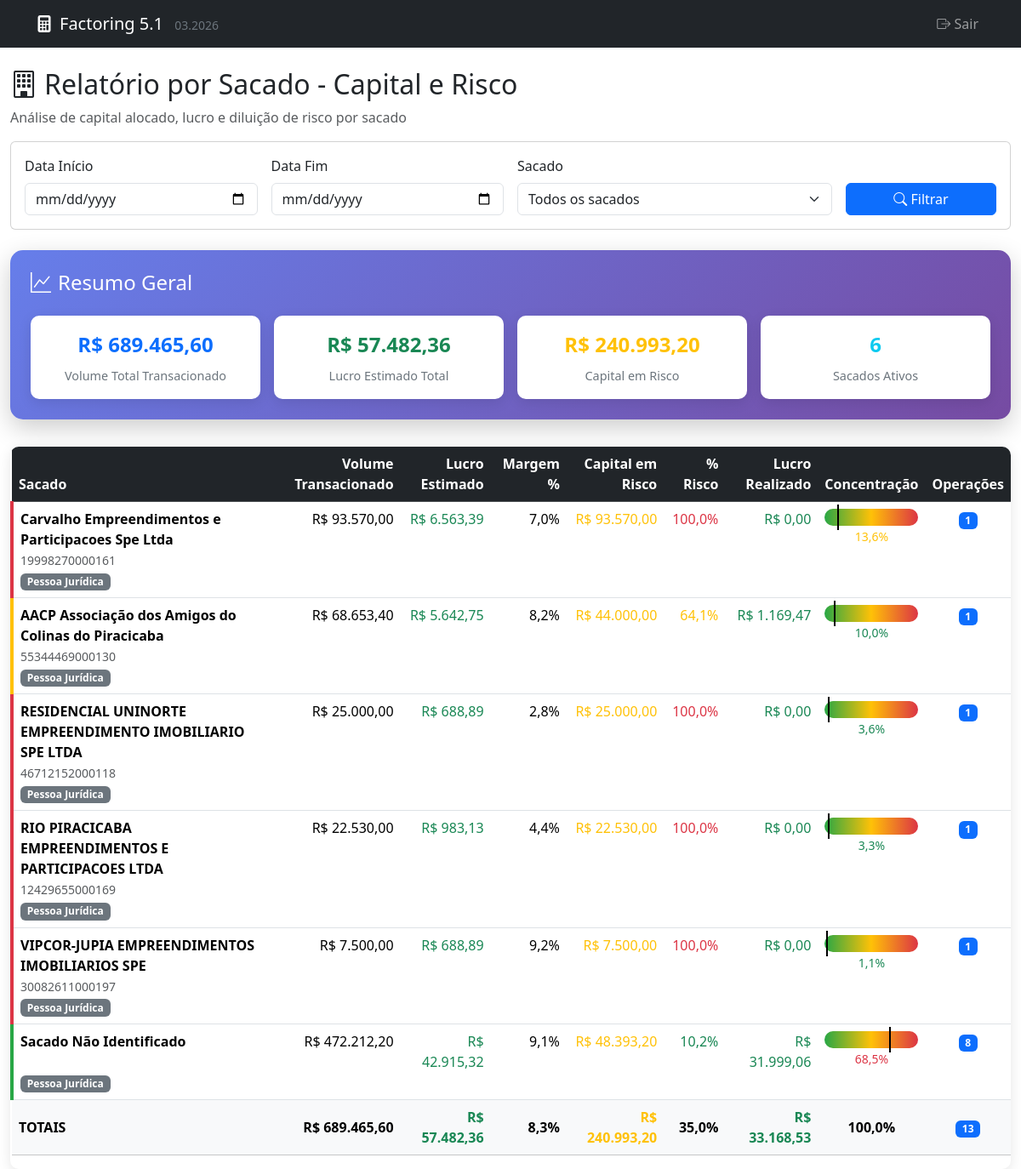
Screenshot of /relatorio_sacados.php (signed in) with the database file from the repository.
### tables this page shows
CREATE TABLE `sacados` (
  `id` int(11) NOT NULL AUTO_INCREMENT,
  `nome` varchar(255) NOT NULL,
  `email` varchar(255) DEFAULT NULL,
  `telefone` varchar(50) DEFAULT NULL,
  `tipo_pessoa` enum('FISICA','JURIDICA') NOT NULL DEFAULT 'JURIDICA',
  `documento_principal` varchar(18) DEFAULT NULL,
  `documento_secundario` varchar(14) DEFAULT NULL,
  `cpf` varchar(14) DEFAULT NULL,
  `cnpj` varchar(18) DEFAULT NULL,
  `documento_socio` varchar(14) DEFAULT NULL,
  `empresa` varchar(255) DEFAULT NULL,
  `endereco` text DEFAULT NULL,
  `cep` varchar(10) DEFAULT NULL,
  `logradouro` varchar(255) DEFAULT NULL,
  `numero` varchar(20) DEFAULT NULL,
  `complemento` varchar(100) DEFAULT NULL,
  `bairro` varchar(100) DEFAULT NULL,
  `cidade` varchar(100) DEFAULT NULL,
  `estado` varchar(2) DEFAULT NULL,
  `data_cadastro` timestamp NOT NULL DEFAULT current_timestamp(),
  PRIMARY KEY (`id`),
  UNIQUE KEY `unique_documento_principal` (`documento_principal`),
  UNIQUE KEY `unique_cpf` (`cpf`),
  UNIQUE KEY `unique_cnpj` (`cnpj`),
  KEY `idx_nome` (`nome`),
  KEY `idx_empresa` (`empresa`)
);

### relatorio_sacados.php (the view, shortened to what this page needs)
<?php
require_once 'db_connection.php';
if (!function_exists('formatHtmlCurrency')) {
    function formatHtmlCurrency($value) { return 'R$ ' . number_format($value ?? 0, 2, ',', '.'); }
}
if (!function_exists('formatHtmlPercentage')) {
    function formatHtmlPercentage($value, $decimals = 2) { return number_format($value ?? 0, $decimals, ',', '.') . '%'; }
}
$data_inicio = $_GET['data_inicio'] ?? '';
$data_fim = $_GET['data_fim'] ?? '';
$sacado_id = $_GET['sacado_id'] ?? '';
$params = [];
$whereClauses = [];
$whereClausesNaoIdentificados = [];
$whereClausesOperacoes = [];
$whereSQL = !empty($whereClauses) ? "WHERE " . implode(" AND ", $whereClauses) : "";
$whereSQL_nao_identificados = !empty($whereClausesNaoIdentificados) ? "AND " . implode(" AND ", $whereClausesNaoIdentificados) : "";
$whereSQL_operacoes = !empty($whereClausesOperacoes) ? "AND " . implode(" AND ", $whereClausesOperacoes) : "";
try {
    $stmt = $pdo->prepare($sql);
    $stmt->execute($params);
    $sacados_data = $stmt->fetchAll(PDO::FETCH_ASSOC);
    $nao_identificados_data = [];
    if (!$sacado_id) {
        $stmt_nao_identificados = $pdo->prepare($sql_nao_identificados);
        $stmt_nao_identificados->execute($params);
        $nao_identificados_data = $stmt_nao_identificados->fetchAll(PDO::FETCH_ASSOC);
    }
    $sacados_data = array_merge($sacados_data, $nao_identificados_data);
    $totais = [
        'capital_investido' => 0,
        'lucro_estimado' => 0,
        'capital_em_risco' => 0,
        'capital_com_problema' => 0,
        'capital_recebido' => 0,
        'lucro_realizado' => 0,
        'total_compensacoes' => 0,
        'num_operacoes' => 0
    ];
    foreach ($sacados_data as $sacado) {
        $totais['capital_investido'] += $sacado['capital_investido'];
        $totais['lucro_estimado'] += $sacado['lucro_estimado'];
        $totais['capital_em_risco'] += $sacado['capital_em_risco'];
        $totais['capital_com_problema'] += $sacado['capital_com_problema'];
        $totais['capital_recebido'] += $sacado['capital_recebido'];
        $totais['lucro_realizado'] += $sacado['lucro_realizado'];
        $totais['total_compensacoes'] += $sacado['total_compensacoes'];
        $totais['num_operacoes'] += $sacado['num_operacoes'];
    }
} catch (PDOException $e) {
    $error_message = "Erro ao buscar dados: " . $e->getMessage();
    $sacados_data = [];
    $totais = [];
    $lista_sacados = [];
}
?>
<!DOCTYPE html>
<html lang="pt-BR">
<head>
    <link href="https://cdn.jsdelivr.net/npm/bootstrap@5.3.3/dist/css/bootstrap.min.css" rel="stylesheet">
    <link rel="stylesheet" href="https://cdn.jsdelivr.net/npm/bootstrap-icons@1.11.3/font/bootstrap-icons.min.css">
</head>
<body>
    <?php include 'menu.php'; ?>
    <div class="container-fluid mt-4">
        <div class="row">
            <div class="col-12">
                <h2><i class="bi bi-building me-2"></i>Relatório por Sacado - Capital e Risco</h2>
                <p class="text-muted">Análise de capital alocado, lucro e diluição de risco por sacado</p>
            </div>
        </div>
        <div class="card mb-4">
            <div class="card-body">
                <form method="GET" class="row g-3">
                    <div class="col-md-3">
                        <label class="form-label">Data Início</label>
                        <input type="date" class="form-control" name="data_inicio" value="<?php echo htmlspecialchars($data_inicio); ?>">
                    </div>
                    <div class="col-md-3">
                        <label class="form-label">Data Fim</label>
                        <input type="date" class="form-control" name="data_fim" value="<?php echo htmlspecialchars($data_fim); ?>">
                    </div>
                    <div class="col-md-4">
                        <label class="form-label">Sacado</label>
                        <select class="form-select" name="sacado_id">
                            <option value="">Todos os sacados</option>
                        </select>
                    </div>
                    <div class="col-md-2">
                        <label class="form-label">&nbsp;</label>
                        <button type="submit" class="btn btn-primary d-block w-100">
                            <i class="bi bi-search"></i> Filtrar
                        </button>
                    </div>
                </form>
            </div>
        </div>
        <?php if (isset($error_message)): ?>
            <div class="alert alert-danger"><?php echo $error_message; ?></div>
        <?php else: ?>
            <?php if (!empty($totais)): ?>
            <div class="summary-card">
                <h4 class="mb-4"><i class="bi bi-graph-up me-2"></i>Resumo Geral</h4>
                <div class="row g-3">
                    <div class="col-md-3">
                        <div class="metric-card tooltip-kpi">
                            <div class="metric-value text-primary"><?php echo formatHtmlCurrency($totais['capital_investido']); ?></div>
                            <div class="metric-label">Volume Total Transacionado</div>
                        </div>
                    </div>
                    <div class="col-md-3">
                        <div class="metric-card tooltip-kpi">
                            <div class="metric-value text-success"><?php echo formatHtmlCurrency($totais['lucro_estimado']); ?></div>
                            <div class="metric-label">Lucro Estimado Total</div>
                        </div>
                    </div>
                    <div class="col-md-3">
                        <div class="metric-card tooltip-kpi">
                            <div class="metric-value text-warning"><?php echo formatHtmlCurrency($totais['capital_em_risco']); ?></div>
                            <div class="metric-label">Capital em Risco</div>
                        </div>
                    </div>
                    <div class="col-md-3">
                        <div class="metric-card tooltip-kpi">
                            <div class="metric-value text-info"><?php echo count($sacados_data); ?></div>
                            <div class="metric-label">Sacados Ativos</div>
                        </div>
                    </div>
                </div>
            </div>
            <?php endif; ?>
            <?php if (!empty($sacados_data)): ?>
            <div class="table-responsive">
                <table class="table table-hover">
                    <thead class="table-dark">
                        <tr>
                            <th>Sacado</th>
                            <th class="text-end">
                                <span class="tooltip-kpi">
                                    Volume Transacionado
                                </span>
                            </th>
                            <th class="text-end">
                                <span class="tooltip-kpi">
                                    Lucro Estimado
                                </span>
                            </th>
                            <th class="text-end">
                                <span class="tooltip-kpi">
                                    Margem %
                                </span>
                            </th>
                            <th class="text-end">
                                <span class="tooltip-kpi">
                                    Capital em Risco
                                </span>
                            </th>
                            <th class="text-end">
                                <span class="tooltip-kpi">
                                    % Risco
                                </span>
                            </th>
                            <th class="text-end">
                                <span class="tooltip-kpi">
                                    Lucro Realizado
                                </span>
                            </th>
                            <th class="text-center">
                                <span class="tooltip-kpi">
                                    Concentração
                                </span>
                            </th>
                            <th class="text-center">Operações</th>
                        </tr>
                    </thead>
                    <tbody>
                        <?php foreach ($sacados_data as $sacado):
                            $margem = $sacado['capital_investido'] > 0 ? ($sacado['lucro_estimado'] / $sacado['capital_investido']) * 100 : 0;
                            $risco_pct = $sacado['capital_investido'] > 0 ? ($sacado['capital_em_risco'] / $sacado['capital_investido']) * 100 : 0;
                            $concentracao = $totais['capital_investido'] > 0 ? ($sacado['capital_investido'] / $totais['capital_investido']) * 100 : 0;
                            $risk_class = 'risk-low';
                            if ($risco_pct > 70) $risk_class = 'risk-high';
                            elseif ($risco_pct > 40) $risk_class = 'risk-medium';
                        ?>
                            <tr class="<?php echo $risk_class; ?>">
                                <td>
                                    <strong><?php echo htmlspecialchars($sacado['sacado_nome'] ?? ''); ?></strong>
                                    <br><small class="text-muted"><?php echo htmlspecialchars($sacado['sacado_documento'] ?? ''); ?></small>
                                    <br><span class="badge <?php echo $sacado['sacado_tipo'] == 'PF' ? 'bg-info' : 'bg-secondary'; ?>">
                                        <?php echo $sacado['sacado_tipo'] == 'PF' ? 'Pessoa Física' : 'Pessoa Jurídica'; ?>
                                    </span>
                                </td>
                                <td class="text-end"><?php echo formatHtmlCurrency($sacado['capital_investido']); ?></td>
                                <td class="text-end text-success"><?php echo formatHtmlCurrency($sacado['lucro_estimado']); ?></td>
                                <td class="text-end"><?php echo formatHtmlPercentage($margem, 1); ?></td>
                                <td class="text-end text-warning"><?php echo formatHtmlCurrency($sacado['capital_em_risco']); ?></td>
                                <td class="text-end">
                                    <span class="<?php
                                        if ($risco_pct <= 40) echo 'text-success';
                                        elseif ($risco_pct <= 70) echo 'text-warning';
                                        else echo 'text-danger';
                                    ?>">
                                        <?php echo formatHtmlPercentage($risco_pct, 1); ?>
                                    </span>
                                </td>
                                <td class="text-end text-success"><?php echo formatHtmlCurrency($sacado['lucro_realizado']); ?></td>
                                <td class="text-center">
                                    <div class="concentration-bar">
                                        <div class="concentration-marker" style="left: <?php echo min(100, $concentracao); ?>%;"></div>
                                    </div>
                                    <small class="<?php
                                        if ($concentracao <= 10) echo 'text-success';
                                        elseif ($concentracao <= 25) echo 'text-warning';
                                        else echo 'text-danger';
                                    ?>">
                                        <?php echo formatHtmlPercentage($concentracao, 1); ?>
                                    </small>
                                </td>
                                <td class="text-center">
                                    <span class="badge bg-primary"><?php echo $sacado['num_operacoes']; ?></span>
                                </td>
                            </tr>
                        <?php endforeach; ?>
                    </tbody>
                    <tfoot class="table-light">
                        <tr>
                            <th>TOTAIS</th>
                            <th class="text-end"><?php echo formatHtmlCurrency($totais['capital_investido']); ?></th>
                            <th class="text-end text-success"><?php echo formatHtmlCurrency($totais['lucro_estimado']); ?></th>
                            <th class="text-end">
                                <?php echo formatHtmlPercentage($totais['capital_investido'] > 0 ? ($totais['lucro_estimado'] / $totais['capital_investido']) * 100 : 0, 1); ?>
                            </th>
                            <th class="text-end text-warning"><?php echo formatHtmlCurrency($totais['capital_em_risco']); ?></th>
                            <th class="text-end">
                                <?php echo formatHtmlPercentage($totais['capital_investido'] > 0 ? ($totais['capital_em_risco'] / $totais['capital_investido']) * 100 : 0, 1); ?>
                            </th>
                            <th class="text-end text-success"><?php echo formatHtmlCurrency($totais['lucro_realizado']); ?></th>
                            <th class="text-center">100,0%</th>
                            <th class="text-center">
                                <span class="badge bg-primary"><?php echo $totais['num_operacoes']; ?></span>
                            </th>
                        </tr>
                    </tfoot>
                </table>
            </div>
            <?php else: ?>
                <div class="alert alert-info">
                    <i class="bi bi-info-circle me-2"></i>Nenhum dado encontrado para os filtros selecionados.
                </div>
            <?php endif; ?>
        <?php endif; ?>
    </div>
</body>
</html>

### relatorio_sacados.php (style rules this page uses)
.summary-card { background: linear-gradient(135deg, #667eea 0%, #764ba2 100%); color: white; border-radius: 15px; padding: 1.5rem; margin-bottom: 2rem; box-shadow: 0 10px 30px rgba(0,0,0,0.2); }
.metric-card { background: white; border-radius: 10px; padding: 1rem; text-align: center; box-shadow: 0 4px 15px rgba(0,0,0,0.1); transition: transform 0.3s ease; }
.metric-value { font-size: 1.5rem; font-weight: bold; margin-bottom: 0.5rem; }
.metric-label { font-size: 0.9rem; color: #6c757d; }
.risk-low { border-left: 4px solid #28a745; }
.risk-medium { border-left: 4px solid #ffc107; }
.risk-high { border-left: 4px solid #dc3545; }
.concentration-bar { height: 20px; background: linear-gradient(90deg, #28a745 0%, #ffc107 50%, #dc3545 100%); border-radius: 10px; position: relative; }
.concentration-marker { position: absolute; top: -5px; width: 2px; height: 30px; background: #000; }
.table-responsive { border-radius: 10px; overflow: hidden; box-shadow: 0 4px 15px rgba(0,0,0,0.1); }
.tooltip-kpi { position: relative; display: inline-block; width: 100%; }

### rows the page displays
sacados: empresa "Carvalho Empreendimentos e Participacoes Spe Ltda", documento_principal "19998270000161", tipo_pessoa "Pessoa Jurídica", capital_investido "R$ 93.570,00", lucro_estimado "R$ 6.563,39", margem "7,0%", capital_em_risco "R$ 93.570,00", risco_pct "100,0%", lucro_realizado "R$ 0,00", concentracao "13,6%", num_operacoes "1"
sacados: empresa "AACP Associação dos Amigos do Colinas do Piracicaba", documento_principal "55344469000130", tipo_pessoa "Pessoa Jurídica", capital_investido "R$ 68.653,40", lucro_estimado "R$ 5.642,75", margem "8,2%", capital_em_risco "R$ 44.000,00", risco_pct "64,1%", lucro_realizado "R$ 1.169,47", concentracao "10,0%", num_operacoes "1"
sacados: empresa "RESIDENCIAL UNINORTE EMPREENDIMENTO IMOBILIARIO SPE LTDA", documento_principal "46712152000118", tipo_pessoa "Pessoa Jurídica", capital_investido "R$ 25.000,00", lucro_estimado "R$ 688,89", margem "2,8%", capital_em_risco "R$ 25.000,00", risco_pct "100,0%", lucro_realizado "R$ 0,00", concentracao "3,6%", num_operacoes "1"
sacados: empresa "RIO PIRACICABA EMPREENDIMENTOS E PARTICIPACOES LTDA", documento_principal "12429655000169", tipo_pessoa "Pessoa Jurídica", capital_investido "R$ 22.530,00", lucro_estimado "R$ 983,13", margem "4,4%", capital_em_risco "R$ 22.530,00", risco_pct "100,0%", lucro_realizado "R$ 0,00", concentracao "3,3%", num_operacoes "1"
sacados: empresa "VIPCOR-JUPIA EMPREENDIMENTOS IMOBILIARIOS SPE", documento_principal "30082611000197", tipo_pessoa "Pessoa Jurídica", capital_investido "R$ 7.500,00", lucro_estimado "R$ 688,89", margem "9,2%", capital_em_risco "R$ 7.500,00", risco_pct "100,0%", lucro_realizado "R$ 0,00", concentracao "1,1%", num_operacoes "1"

### other values shown
formatHtmlCurrency($totais['capital_investido']) "R$ 689.465,60"
formatHtmlCurrency($totais['lucro_estimado']) "R$ 57.482,36"
formatHtmlCurrency($totais['capital_em_risco']) "R$ 240.993,20"
count($sacados_data) "6"
$sacado['sacado_nome'] "Sacado Não Identificado"
formatHtmlCurrency($sacado['capital_investido']) "R$ 472.212,20"
formatHtmlCurrency($sacado['lucro_estimado']) "R$ 42.915,32"
formatHtmlPercentage($margem, 1) "9,1%"
formatHtmlCurrency($sacado['capital_em_risco']) "R$ 48.393,20"
formatHtmlPercentage($risco_pct, 1) "10,2%"
formatHtmlCurrency($sacado['lucro_realizado']) "R$ 31.999,06"
formatHtmlPercentage($concentracao, 1) "68,5%"
$sacado['num_operacoes'] "8"
formatHtmlCurrency($totais['lucro_realizado']) "R$ 33.168,53"
$totais['num_operacoes'] "13"
